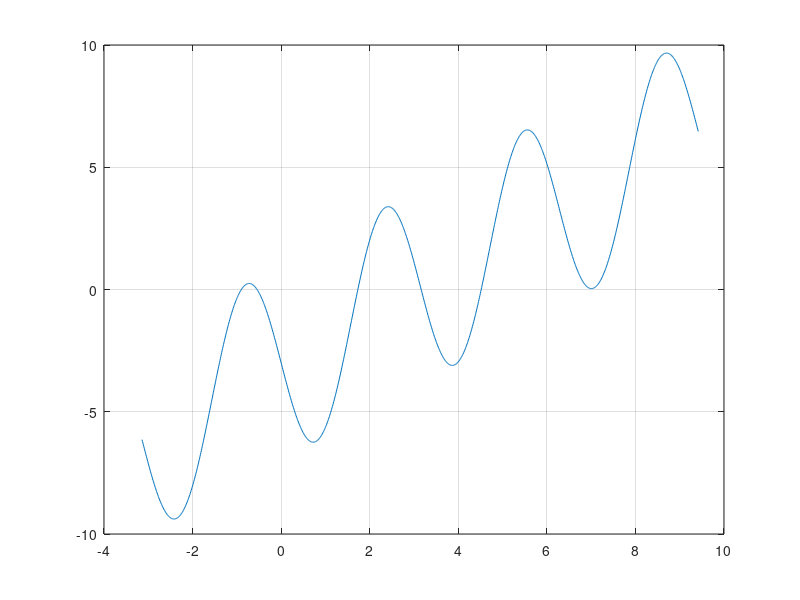

Source code (MATLAB):
%
% Numeriska metoder, lab 1, uppg 9a
% Patrik Nyman, ht 2015
%

x = -pi : 0.01 : 3 * pi;
f = x - 4 * sin(2 * x) - 3;
plot(x, f), grid
% fem rötter, ca -1, -1/2, 7/4, 3, 9/2
